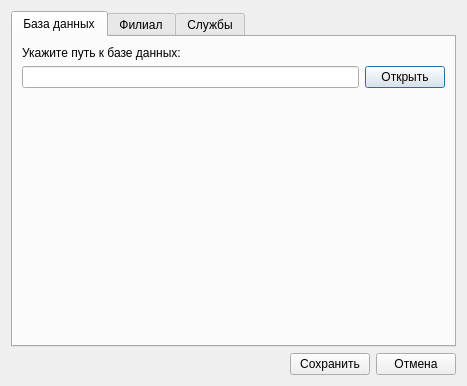
<?xml version="1.0" encoding="UTF-8"?>
<ui version="4.0">
 <class>Dialog</class>
 <widget class="QDialog" name="Dialog">
  <property name="geometry">
   <rect>
    <x>0</x>
    <y>0</y>
    <width>467</width>
    <height>386</height>
   </rect>
  </property>
  <property name="windowTitle">
   <string>Dialog</string>
  </property>
  <layout class="QVBoxLayout" name="verticalLayout_2">
   <item>
    <widget class="QTabWidget" name="tabWidget">
     <property name="tabPosition">
      <enum>QTabWidget::North</enum>
     </property>
     <property name="currentIndex">
      <number>0</number>
     </property>
     <widget class="QWidget" name="tab_base">
      <attribute name="title">
       <string>База данных</string>
      </attribute>
      <layout class="QVBoxLayout" name="verticalLayout">
       <item>
        <widget class="QLabel" name="label">
         <property name="text">
          <string>Укажите путь к базе данных:</string>
         </property>
        </widget>
       </item>
       <item>
        <layout class="QHBoxLayout" name="horizontalLayout">
         <item>
          <widget class="QLineEdit" name="lineEdit_path"/>
         </item>
         <item>
          <widget class="QPushButton" name="btn_path">
           <property name="text">
            <string>Открыть</string>
           </property>
          </widget>
         </item>
        </layout>
       </item>
       <item>
        <spacer name="verticalSpacer">
         <property name="orientation">
          <enum>Qt::Vertical</enum>
         </property>
         <property name="sizeHint" stdset="0">
          <size>
           <width>20</width>
           <height>40</height>
          </size>
         </property>
        </spacer>
       </item>
      </layout>
     </widget>
     <widget class="QWidget" name="tab_branch">
      <attribute name="title">
       <string>Филиал</string>
      </attribute>
      <layout class="QVBoxLayout" name="verticalLayout_4">
       <item>
        <layout class="QHBoxLayout" name="horizontalLayout_6">
         <item>
          <widget class="QLineEdit" name="lineEdit_add_edit_branch">
           <property name="text">
            <string/>
           </property>
           <property name="placeholderText">
            <string>Новый филиал</string>
           </property>
           <property name="clearButtonEnabled">
            <bool>true</bool>
           </property>
          </widget>
         </item>
         <item>
          <widget class="QPushButton" name="btn_add_edit_branch">
           <property name="text">
            <string>PushButton</string>
           </property>
          </widget>
         </item>
        </layout>
       </item>
       <item>
        <widget class="QTableWidget" name="table_branch"/>
       </item>
      </layout>
     </widget>
     <widget class="QWidget" name="tab_department">
      <attribute name="title">
       <string>Службы</string>
      </attribute>
      <layout class="QVBoxLayout" name="verticalLayout_3">
       <item>
        <layout class="QHBoxLayout" name="horizontalLayout_2">
         <item>
          <widget class="QLineEdit" name="lineEdit_department">
           <property name="placeholderText">
            <string>Новая служба</string>
           </property>
           <property name="clearButtonEnabled">
            <bool>true</bool>
           </property>
          </widget>
         </item>
         <item>
          <widget class="QPushButton" name="btn_add_edit">
           <property name="text">
            <string>PushButton</string>
           </property>
          </widget>
         </item>
        </layout>
       </item>
       <item>
        <widget class="QTableWidget" name="table_department"/>
       </item>
      </layout>
     </widget>
    </widget>
   </item>
   <item>
    <layout class="QGridLayout" name="gridLayout">
     <item row="0" column="1">
      <widget class="QPushButton" name="btn_save">
       <property name="text">
        <string>Сохранить</string>
       </property>
      </widget>
     </item>
     <item row="0" column="0">
      <spacer name="horizontalSpacer">
       <property name="orientation">
        <enum>Qt::Horizontal</enum>
       </property>
       <property name="sizeHint" stdset="0">
        <size>
         <width>40</width>
         <height>20</height>
        </size>
       </property>
      </spacer>
     </item>
     <item row="0" column="2">
      <widget class="QPushButton" name="btn_cancel">
       <property name="text">
        <string>Отмена</string>
       </property>
      </widget>
     </item>
    </layout>
   </item>
  </layout>
 </widget>
 <resources/>
 <connections/>
</ui>
